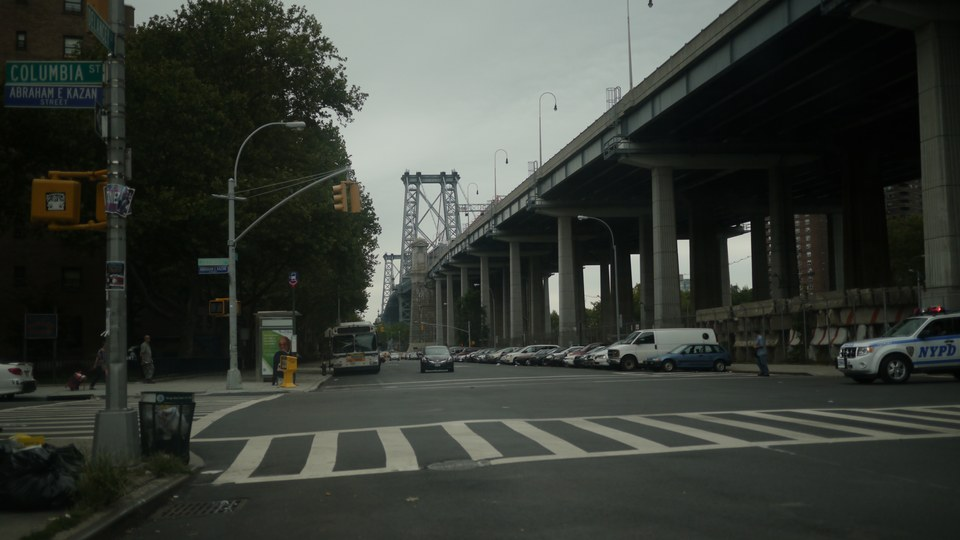
#> input picture assets/scenes/city.jpg, 960 x 540 px; its folder holds 4 pictures in this run
$ python build_gallery.py
#> lines starting #> are read from the running program, lines starting #| are printed output that depends on the picture
"""Render the real-photo gallery with the same engine as the viewfinder."""
from pathlib import Path
from subprocess import run

from PIL import Image, ImageDraw, ImageFont, ImageOps

ROOT = Path(__file__).resolve().parents[1]
SCENES = ROOT / 'assets/scenes'
LOOKS = {
    'original': 'Original', 'silent': 'Silent Film', 'sepia': 'Sepia Archive',
    'pastel': 'Pastel Daydream', 'tungsten': 'Tungsten Night', 'reversal': 'Slide Film',
    'bleach': 'Bleach Bypass', 'neon': 'Neon Rain', 'amber': 'Amber Hour',
    'noir': 'Silver Noir', 'teal': 'Teal & Copper',
}
PAIRS = [
    ('city', 'City street', 'silent'),
    ('desk', 'Office desk', 'pastel'),
    ('bedroom', 'Bedroom', 'tungsten'),
]
BACKGROUND, PAPER, ACCENT = '#111319', '#f6eee3', '#edbb82'


def grade(source, preset):
    data = run(
        ['node', str(ROOT / 'tools/grade_photo.mjs'), preset, str(source.width)],
        input=source.tobytes(), capture_output=True, check=True,
    ).stdout
    return Image.frombytes('RGBA', source.size, data).convert('RGB')


def label(draw, xy, words, size, color=PAPER):
    draw.text(xy, words, font=ImageFont.load_default(size=size), fill=color)


def paste_photo(canvas, image, xy, size):
    canvas.paste(ImageOps.pad(image, size, method=Image.Resampling.LANCZOS, color='#1b1d24'), xy)


featured = Image.new('RGB', (1200, 714), BACKGROUND)
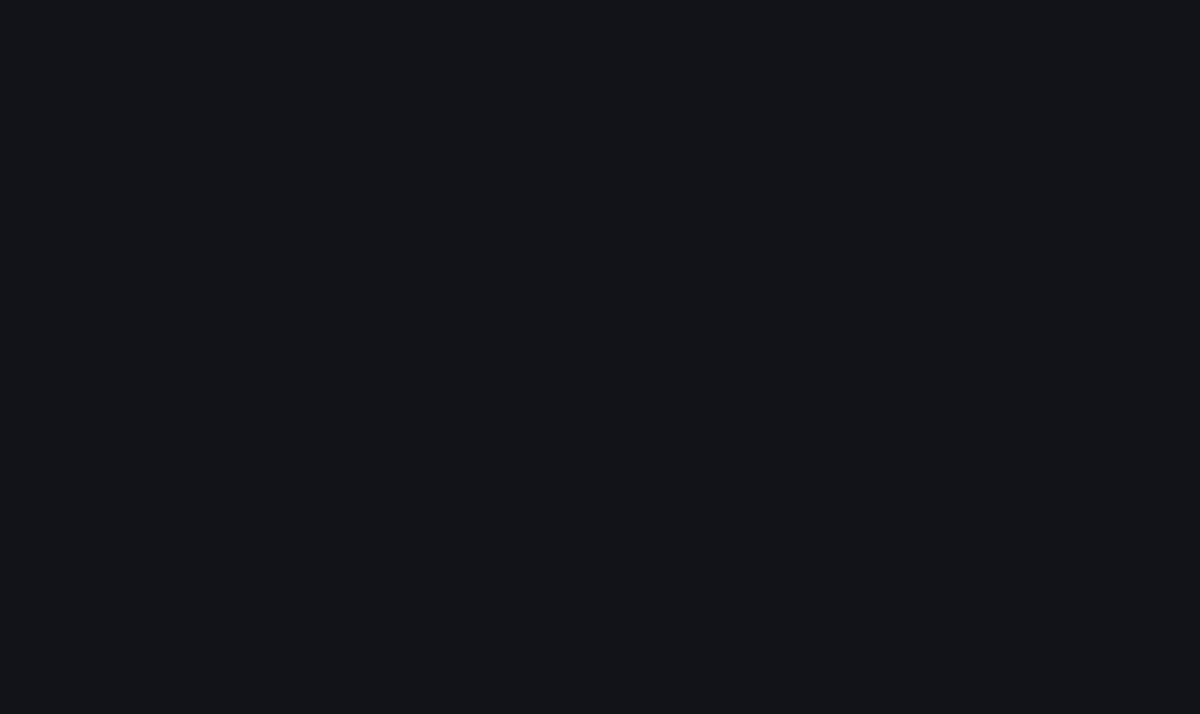
#> featured: PIL image 1200x714 RGB; mean R, G, B 17, 19, 25
featured_draw = ImageDraw.Draw(featured)
label(featured_draw, (24, 16), 'VilMax 1.0  /  EVERYDAY SCENES', 24)
label(featured_draw, (24, 48), 'ORIGINAL PHOTOGRAPHY  /  SOFTWARE GRADES', 14, ACCENT)

for index, (key, scene, featured_look) in enumerate(PAIRS):
    with Image.open(SCENES / f'{key}.jpg') as image:
#> image is the input picture: PIL image 960x540 RGB; mean R, G, B 55.2, 59.5, 53.4
        source = image.convert('RGBA')
    frames = {preset: grade(source, preset) for preset in LOOKS}
#> (the run stopped early here; a loop or call above may not have finished)
